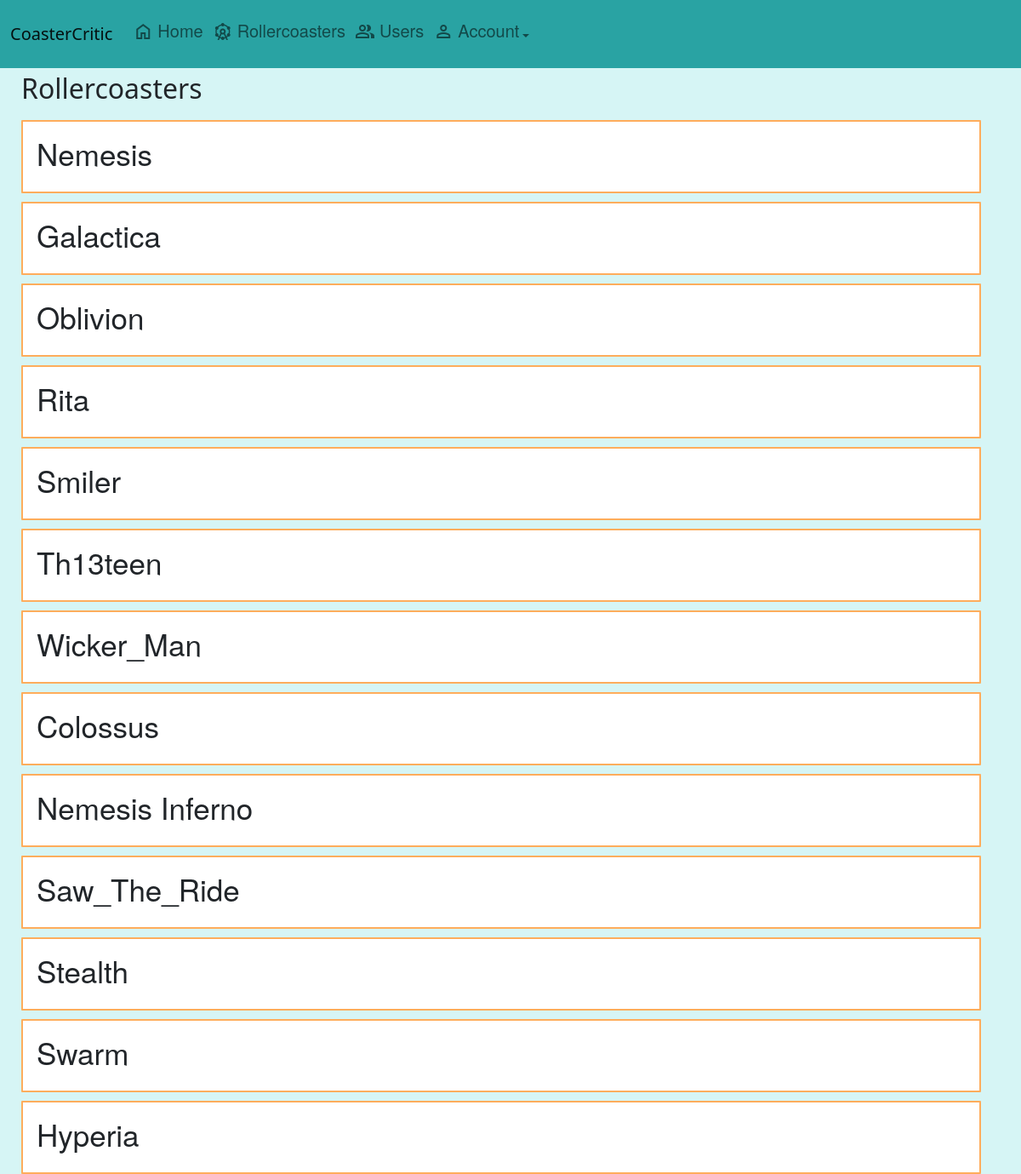
Page /rollercoasters on the committed database.
### app/models.py (models this page shows)
class Rollercoaster(db.Model):
    id = db.Column(db.Integer, primary_key=True)
    name = db.Column(db.String(100))
    year = db.Column(db.Integer)
    height = db.Column(db.Float)
    length = db.Column(db.Float)
    manufacturer = db.Column(db.String(100))
    model = db.Column(db.String(100))
    inversions = db.Column(db.Integer)
    speed = db.Column(db.Float)
    reviews = db.relationship('Review', lazy=True)

### app/main.py (the view)
@main.route('/rollercoasters', methods=['GET'])
def view_rollercoasters():
    rollercoasters = models.Rollercoaster.query.all()
    return render_template('rollercoasters.html', rollercoasters=rollercoasters)

### app/templates/rollercoasters.html
{% extends "base.html" %}
{% block content %}
<div>
    <div class="review_container">
        <h2>Rollercoasters</h2>
        {% for rollercoaster in rollercoasters %}
        <div class="card" style="width: 96%; border: 2px solid #ff9933cb; border-radius: 1px;"
            onclick="open_rollercoaster({{rollercoaster.id}})">
            <div class="card-body">
                <h5 style="font-size: 35px; font-family: Walfork, Walsheim, Helvetica Neue, Helvetica, Arial, sans-serif;"
                    class="card-title">{{ rollercoaster.name}}</h5>
            </div>
        </div>
        {% endfor %}
    </div>
</div>
{% endblock %}

### app/templates/base.html (shortened to what this page needs)
<html>
<head>
    <link href="https://cdn.jsdelivr.net/npm/bootstrap@5.1.3/dist/css/bootstrap.min.css" rel="stylesheet"
>
    <link rel="stylesheet" href="/static/styles.css">
    <link rel="stylesheet" href="https://cdnjs.cloudflare.com/ajax/libs/font-awesome/5.15.3/css/all.min.css" />
</head>
<body>
    <div>
        <nav class="navbar sticky-top navbar-expand-lg navbar-light bg-light mynavbar">
            <div class="container-fluid">
                <a class="navbar-brand" href="{{url_for('main.index')}}">CoasterCritic</a>
                <div class="collapse navbar-collapse" id="navbarSupportedContent">
                    <ul class="navbar-nav me-auto mb-2 mb-lg-0">
                        <li class="nav-item">
                            <a class="nav-link font-test" href="{{url_for('main.index')}}"><span
                                    class="material-symbols-outlined">home</span><span
                                    class="navbar_text">Home</span></a>
                        </li>
                        <li class="nav-item">
                            <a class="nav-link font-test" href="{{url_for('main.view_rollercoasters')}}"><span
                                    class="material-symbols-outlined">attractions</span><span
                                    class="navbar_text">Rollercoasters</span></a>
                        </li>
                        <li class="nav-item">
                            <a class="nav-link font-test" href="{{url_for('main.view_users')}}"><span
                                    class="material-symbols-outlined">group</span><span
                                    class="navbar_text">Users</span></a>
                        </li>
                        <li class="nav-item dropdown">
                            <a class="nav-link dropdown-toggle font-test" href="#" id="navbarDropdown" role="button"
                                data-bs-toggle="dropdown" aria-expanded="false">
                                <span class="material-symbols-outlined">person</span><span
                                    class="navbar_text">Account</span>
                            </a>
                        </li>
                    </ul>
                </div>
            </div>
        </nav>
        {% block content %}{% endblock %}
    </div>
</body>
</html>

### app/static/styles.css (style rules this page uses)
.font-test { font-family: Walfork,Walsheim,Helvetica Neue,Helvetica,Arial,sans-serif; }
.review_container { display: flex; flex-direction: column; gap: 10px; padding-top: 5px; flex-grow: 1; margin-left: 25px; }
body { background-color: #d6f5f5; }
.mynavbar { background-color: #29a3a3 !important; height: 80px; }
.navbar_text { position: relative; top:-5px; left:5px; font-size: 20; }

### rows in the picture
Rollercoaster: name "Nemesis"
Rollercoaster: name "Galactica"
Rollercoaster: name "Oblivion"
Rollercoaster: name "Rita"
Rollercoaster: name "Smiler"
Rollercoaster: name "Th13teen"
Rollercoaster: name "Wicker_Man"
Rollercoaster: name "Colossus"
Rollercoaster: {{ rollercoaster.id }} 9 (drawn), name "Nemesis Inferno"
Rollercoaster: name "Saw_The_Ride"
Rollercoaster: name "Stealth"
Rollercoaster: name "Swarm"
Rollercoaster: name "Hyperia"
